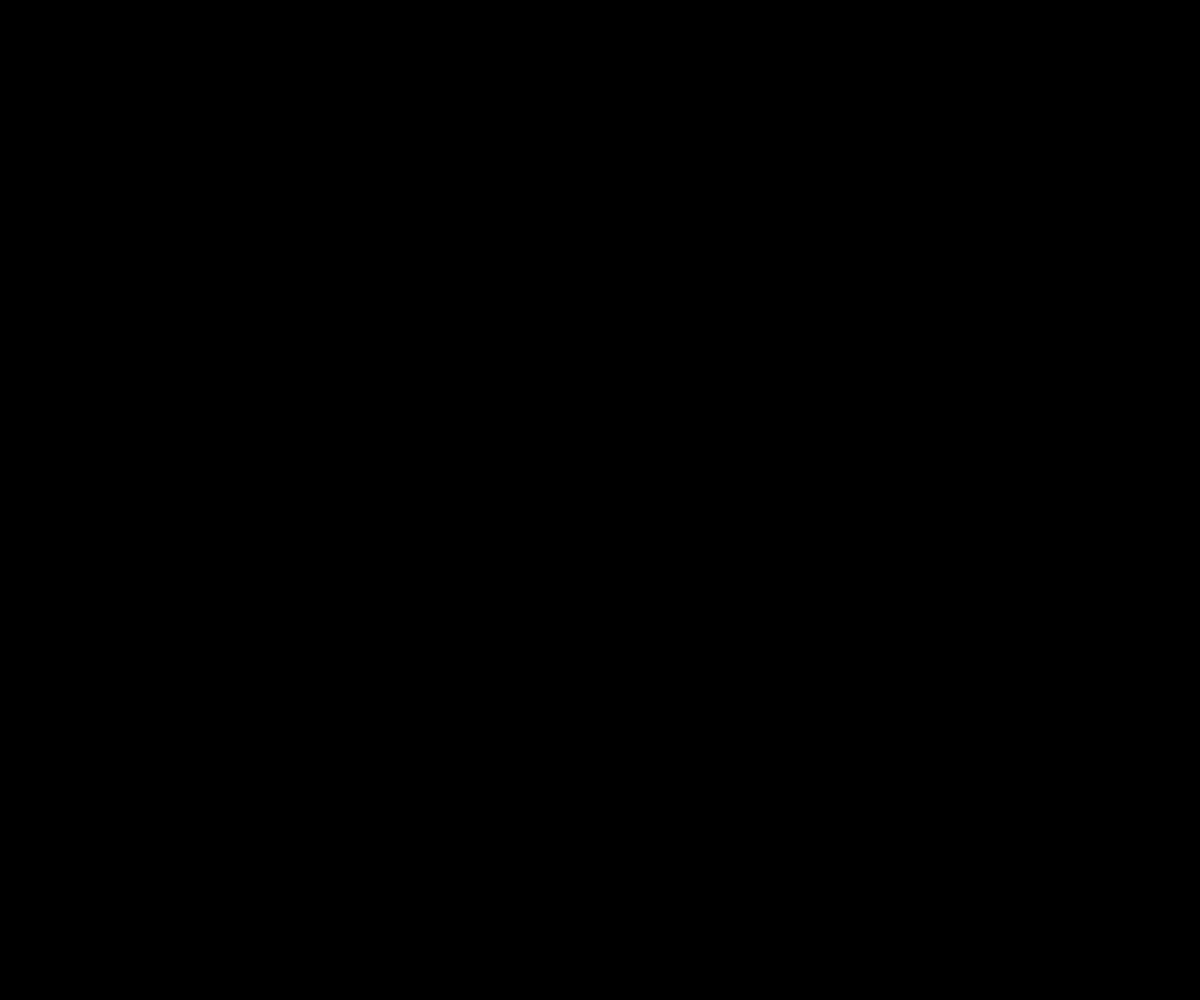
Frame 1 (no input)
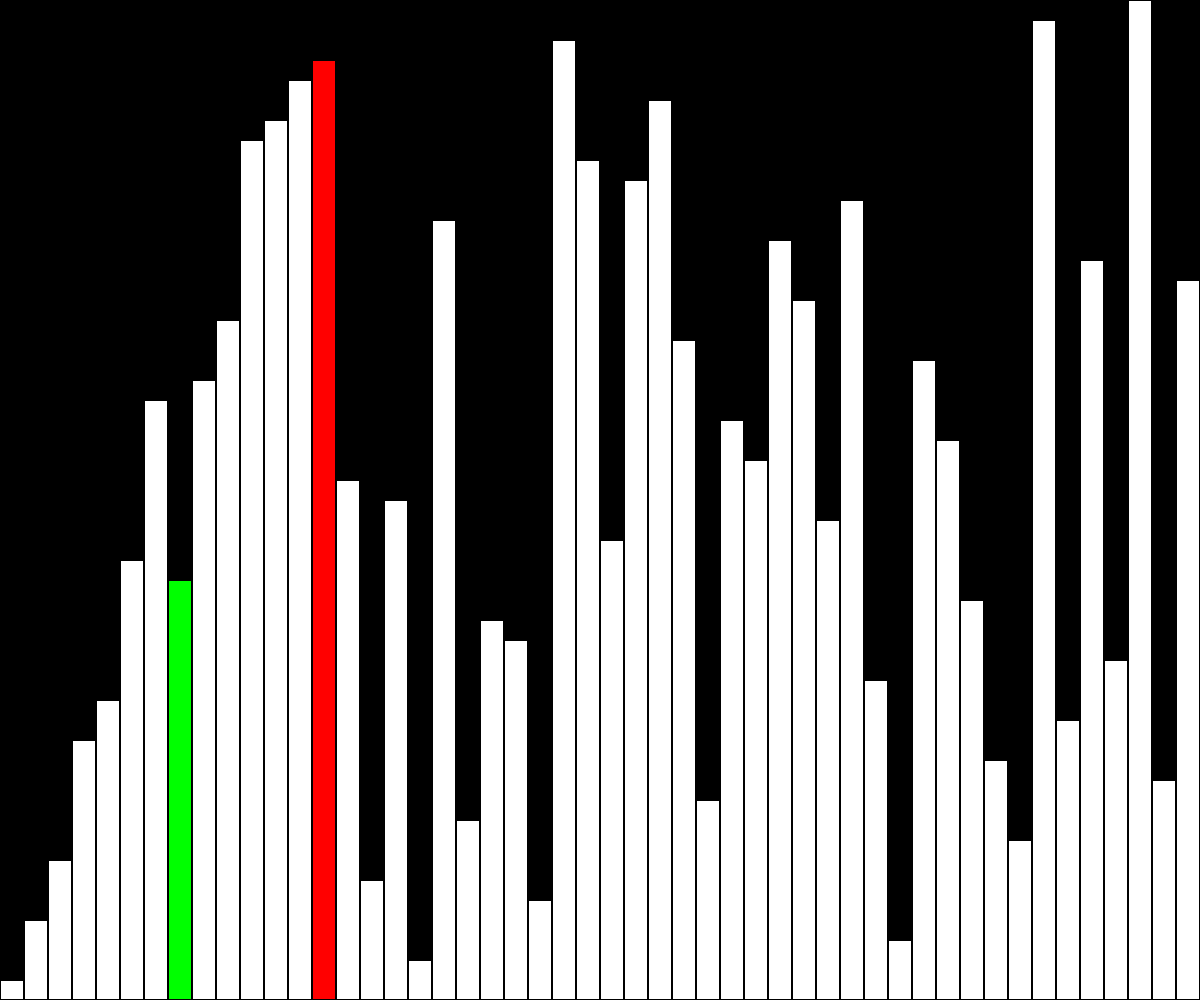
Frame 60 (no input)
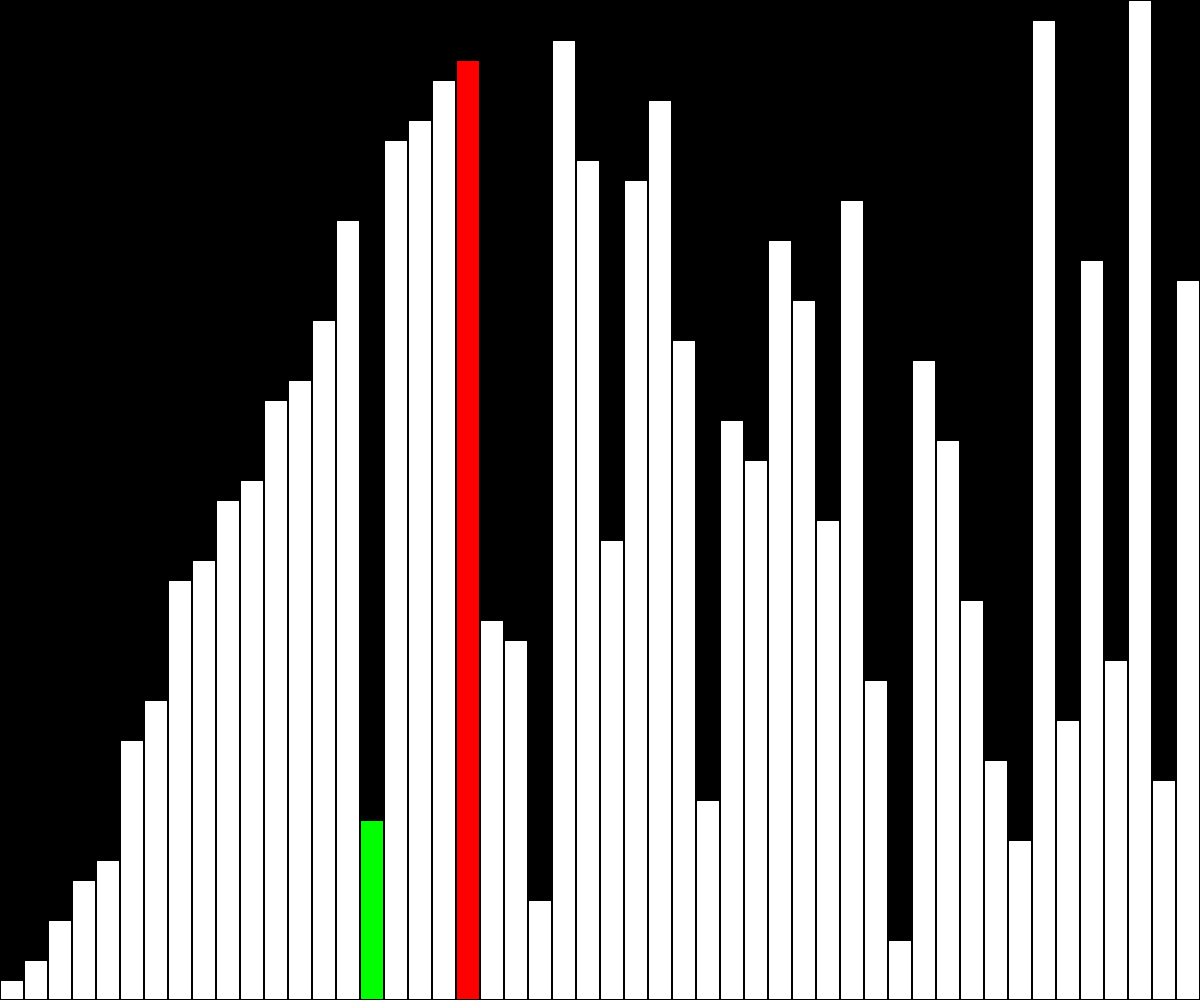
Frame 120 (the mouse pressed at the canvas centre since frame 60)

The p5.js sketch that drew these frames (run headless with seeded random() and noise() and a simulated clock; from frame 60 on, the mouse is pressed at the canvas centre):

// p5.js sketch
// ── sketch.js
let amount = 50;
let hs = [];

let doSort = true;
let isShuffled = false;
let barrier = 1;
let index = barrier;

let offset;

function setup(){
    createCanvas(windowWidth, windowHeight);
    rectMode(CENTER);
    strokeWeight(2);
    background(0);
    fillArray();
    offset = width / amount;
}

function windowResized(){
    resizeCanvas(windowWidth, windowHeight);
}

function draw(){
    // frameRate(map(mouseX, 0, width, 1, 60));
    translate(0, height);
    background(0);
    
    if(doSort){
        if(!isShuffled){
            shuffle(hs, true);
            isShuffled = true;
        } else {
            doCicle();
        }
    } else {
        drawRectangles();
    }
}

function doCicle(){
    drawRectangles();

    if(index > 0 && hs[index - 1] > hs[index]){
        let temp = hs[index - 1];
        hs[index - 1] = hs[index];
        hs[index] = temp;
        index--;    
    } else {
        if(barrier + 1 < amount){
            barrier++;
            index = barrier;
        } else {
            doSort = false;
            resetVariables();
            console.log("done");
        }
    }
}

function resetVariables(){
    barrier = 1;
    index = barrier;
    isShuffled = false;
}

function mousePressed(){
    doSort = true;
}

function fillArray(){
    hs = [];
    for (let i = 0; i < amount; i++) {
        let rectHeight = (i+1) * (height / amount);
        hs.push(rectHeight);
    }
}

function drawRectangles(){
    for (let i = 0; i < amount; i++) {
        
        if(i == index && doSort)
            fill(0, 255, 0);
        else if(i == barrier && doSort)
            fill(255, 0, 0);
        else
            fill(255, 255, 255);

        let x = (i * offset) + offset/2;
        let rectHeight = hs[i];
        let y = -rectHeight/2;

        rect(x, y, width/amount, rectHeight);
    }
}
